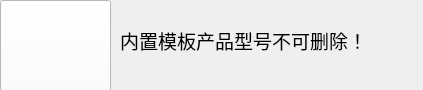
<?xml version="1.0" encoding="UTF-8"?>
<ui version="4.0">
 <class>canot_delete</class>
 <widget class="QMainWindow" name="canot_delete">
  <property name="geometry">
   <rect>
    <x>0</x>
    <y>0</y>
    <width>423</width>
    <height>90</height>
   </rect>
  </property>
  <property name="windowTitle">
   <string>MainWindow</string>
  </property>
  <widget class="QWidget" name="centralwidget">
   <widget class="QPushButton" name="pushButton_3">
    <property name="geometry">
     <rect>
      <x>0</x>
      <y>0</y>
      <width>111</width>
      <height>91</height>
     </rect>
    </property>
    <property name="styleSheet">
     <string notr="true">background:rgb(255, 255, 255)</string>
    </property>
    <property name="text">
     <string/>
    </property>
    <property name="icon">
     <iconset>
      <normalon>:/resourse/shibai.png</normalon>
     </iconset>
    </property>
    <property name="iconSize">
     <size>
      <width>60</width>
      <height>60</height>
     </size>
    </property>
   </widget>
   <widget class="QLabel" name="label">
    <property name="geometry">
     <rect>
      <x>120</x>
      <y>20</y>
      <width>301</width>
      <height>41</height>
     </rect>
    </property>
    <property name="font">
     <font>
      <family>Adobe 黑体 Std R</family>
      <pointsize>14</pointsize>
      <weight>50</weight>
      <bold>false</bold>
     </font>
    </property>
    <property name="text">
     <string>内置模板产品型号不可删除！</string>
    </property>
   </widget>
  </widget>
 </widget>
 <resources/>
 <connections/>
</ui>
